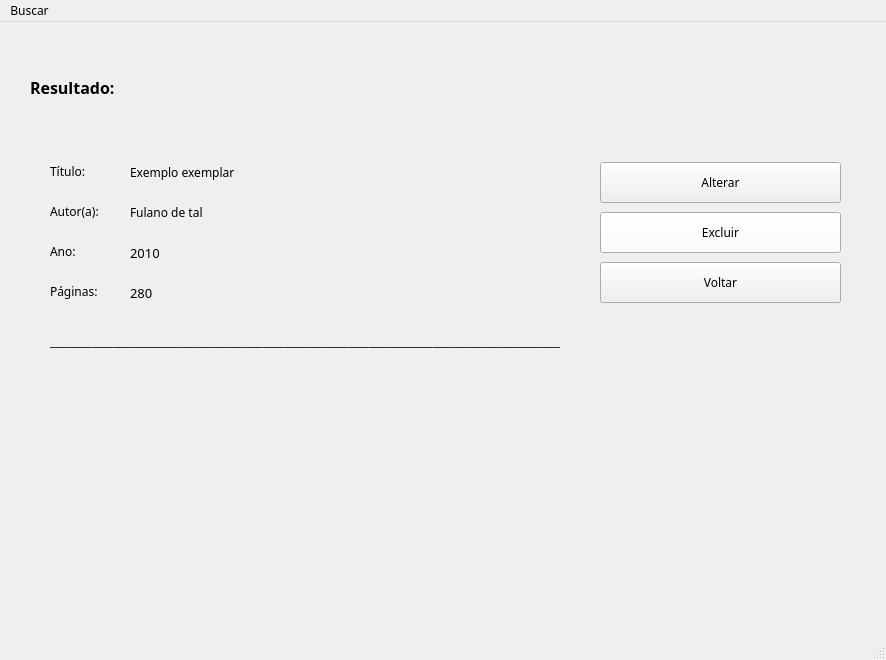
<?xml version="1.0" encoding="UTF-8"?>
<ui version="4.0">
 <class>MainWindow</class>
 <widget class="QMainWindow" name="MainWindow">
  <property name="geometry">
   <rect>
    <x>0</x>
    <y>0</y>
    <width>886</width>
    <height>660</height>
   </rect>
  </property>
  <property name="font">
   <font>
    <family>Miriam CLM</family>
   </font>
  </property>
  <property name="windowTitle">
   <string>MainWindow</string>
  </property>
  <widget class="QWidget" name="centralwidget">
   <widget class="QLabel" name="Busca">
    <property name="geometry">
     <rect>
      <x>30</x>
      <y>50</y>
      <width>211</width>
      <height>31</height>
     </rect>
    </property>
    <property name="font">
     <font>
      <family>Miriam CLM</family>
      <pointsize>12</pointsize>
      <weight>75</weight>
      <bold>true</bold>
     </font>
    </property>
    <property name="text">
     <string>Resultado: </string>
    </property>
   </widget>
   <widget class="QLabel" name="label">
    <property name="geometry">
     <rect>
      <x>130</x>
      <y>130</y>
      <width>521</width>
      <height>41</height>
     </rect>
    </property>
    <property name="text">
     <string>Exemplo exemplar</string>
    </property>
   </widget>
   <widget class="QLabel" name="label_2">
    <property name="geometry">
     <rect>
      <x>130</x>
      <y>170</y>
      <width>521</width>
      <height>41</height>
     </rect>
    </property>
    <property name="text">
     <string>Fulano de tal</string>
    </property>
   </widget>
   <widget class="QLabel" name="label_3">
    <property name="geometry">
     <rect>
      <x>130</x>
      <y>210</y>
      <width>521</width>
      <height>41</height>
     </rect>
    </property>
    <property name="font">
     <font>
      <pointsize>10</pointsize>
     </font>
    </property>
    <property name="text">
     <string>2010</string>
    </property>
   </widget>
   <widget class="QLabel" name="label_4">
    <property name="geometry">
     <rect>
      <x>130</x>
      <y>250</y>
      <width>521</width>
      <height>41</height>
     </rect>
    </property>
    <property name="font">
     <font>
      <family>Miriam CLM</family>
      <pointsize>10</pointsize>
     </font>
    </property>
    <property name="text">
     <string>280</string>
    </property>
   </widget>
   <widget class="QLabel" name="label_5">
    <property name="geometry">
     <rect>
      <x>50</x>
      <y>140</y>
      <width>68</width>
      <height>19</height>
     </rect>
    </property>
    <property name="text">
     <string>Título:</string>
    </property>
   </widget>
   <widget class="QLabel" name="label_6">
    <property name="geometry">
     <rect>
      <x>50</x>
      <y>180</y>
      <width>68</width>
      <height>19</height>
     </rect>
    </property>
    <property name="text">
     <string>Autor(a):</string>
    </property>
   </widget>
   <widget class="QLabel" name="label_7">
    <property name="geometry">
     <rect>
      <x>50</x>
      <y>220</y>
      <width>68</width>
      <height>19</height>
     </rect>
    </property>
    <property name="text">
     <string>Ano:</string>
    </property>
   </widget>
   <widget class="QLabel" name="label_8">
    <property name="geometry">
     <rect>
      <x>50</x>
      <y>260</y>
      <width>71</width>
      <height>19</height>
     </rect>
    </property>
    <property name="text">
     <string>Páginas:</string>
    </property>
   </widget>
   <widget class="QLabel" name="label_9">
    <property name="geometry">
     <rect>
      <x>50</x>
      <y>310</y>
      <width>791</width>
      <height>19</height>
     </rect>
    </property>
    <property name="text">
     <string>________________________________________________________________________________________________</string>
    </property>
   </widget>
   <widget class="QPushButton" name="pushButton_4">
    <property name="geometry">
     <rect>
      <x>600</x>
      <y>240</y>
      <width>241</width>
      <height>41</height>
     </rect>
    </property>
    <property name="text">
     <string>Voltar</string>
    </property>
   </widget>
   <widget class="QPushButton" name="pushButton_5">
    <property name="geometry">
     <rect>
      <x>600</x>
      <y>140</y>
      <width>241</width>
      <height>41</height>
     </rect>
    </property>
    <property name="text">
     <string>Alterar</string>
    </property>
   </widget>
   <widget class="QPushButton" name="pushButton_6">
    <property name="geometry">
     <rect>
      <x>600</x>
      <y>190</y>
      <width>241</width>
      <height>41</height>
     </rect>
    </property>
    <property name="palette">
     <palette>
      <active>
       <colorrole role="Button">
        <brush brushstyle="SolidPattern">
         <color alpha="255">
          <red>255</red>
          <green>255</green>
          <blue>255</blue>
         </color>
        </brush>
       </colorrole>
      </active>
      <inactive>
       <colorrole role="Button">
        <brush brushstyle="SolidPattern">
         <color alpha="255">
          <red>255</red>
          <green>255</green>
          <blue>255</blue>
         </color>
        </brush>
       </colorrole>
      </inactive>
      <disabled>
       <colorrole role="Button">
        <brush brushstyle="SolidPattern">
         <color alpha="255">
          <red>255</red>
          <green>255</green>
          <blue>255</blue>
         </color>
        </brush>
       </colorrole>
      </disabled>
     </palette>
    </property>
    <property name="text">
     <string>Excluir</string>
    </property>
   </widget>
  </widget>
  <widget class="QMenuBar" name="menubar">
   <property name="geometry">
    <rect>
     <x>0</x>
     <y>0</y>
     <width>886</width>
     <height>31</height>
    </rect>
   </property>
   <widget class="QMenu" name="menuCadastro">
    <property name="title">
     <string>Buscar</string>
    </property>
   </widget>
   <addaction name="menuCadastro"/>
  </widget>
  <widget class="QStatusBar" name="statusbar"/>
 </widget>
 <resources/>
 <connections/>
</ui>
